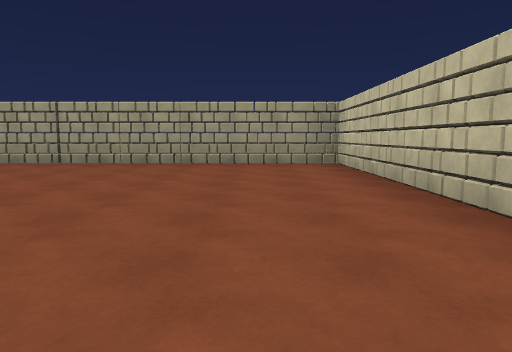
[1] (above)

20 first-person views from a walk through a 3-D level made in the Unity game engine. The camera is 1.2 m above the floor, tilts 6° down and sees 70° across. The floor is counted in squares, 2.57 m on a side. Each view is taken from the middle of a square. On the plan, view 1 faces up. The plan holds only what a view shows up to about 9 squares ahead; the rest is blank. The place goes on beyond the plan. The player character is not drawn.

[2]
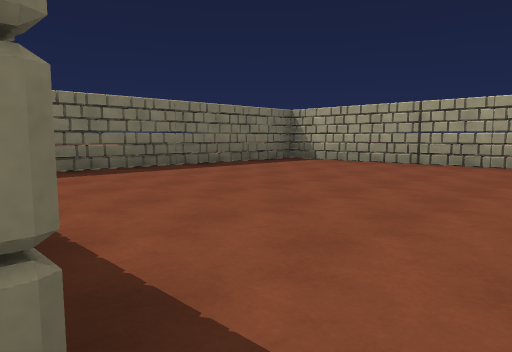

[3]
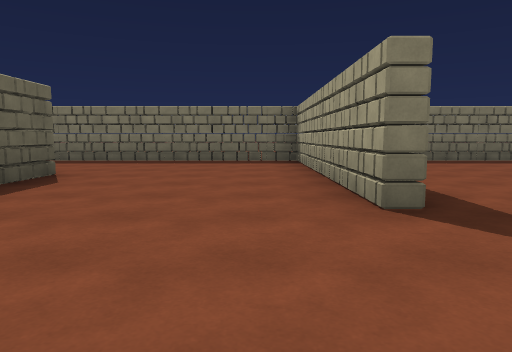

[4]
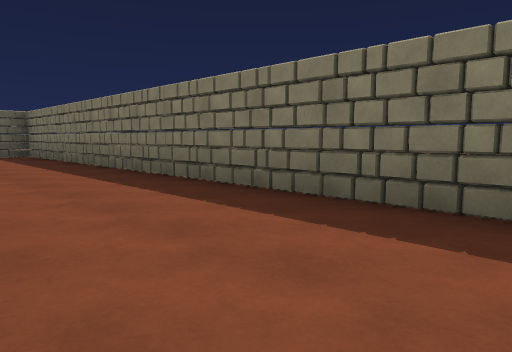

[5]
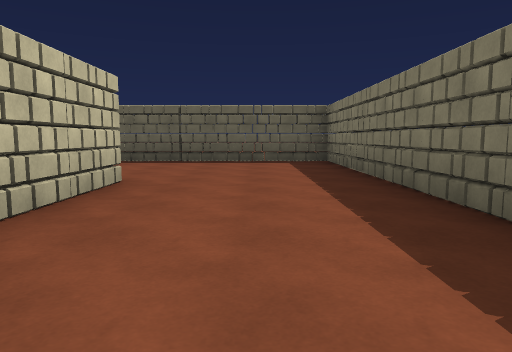

[6]
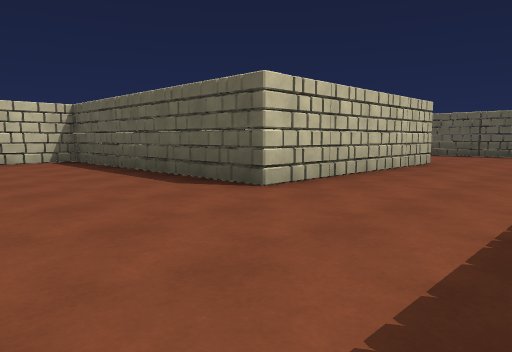

[7]
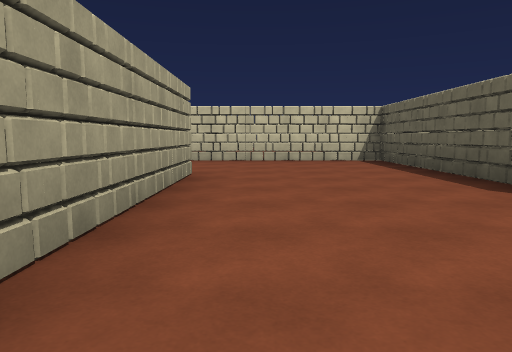

[8]
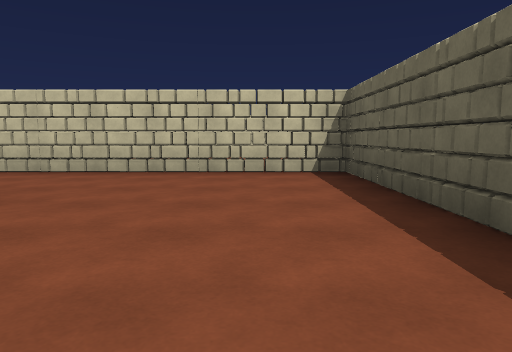

[9]
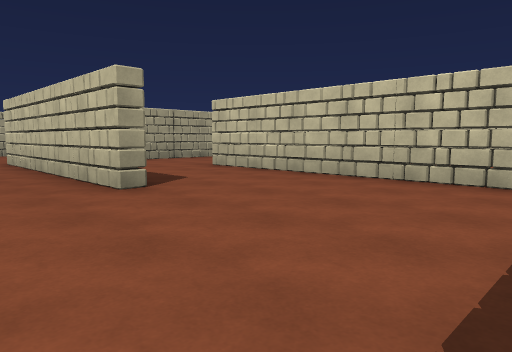

[10]
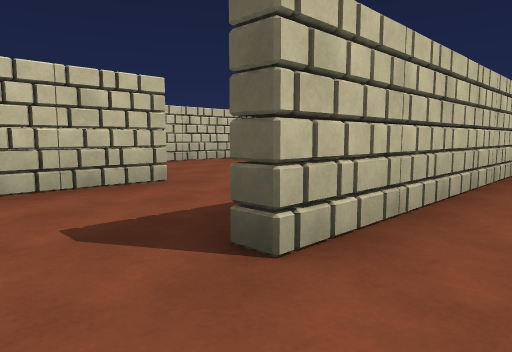

[11]
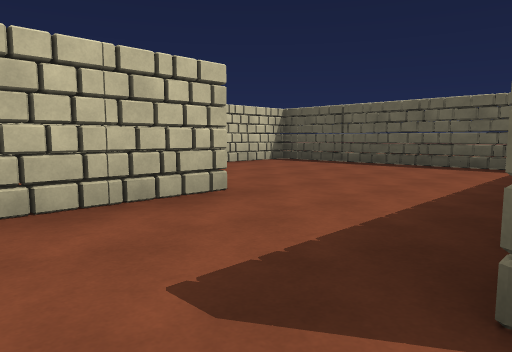

[12]
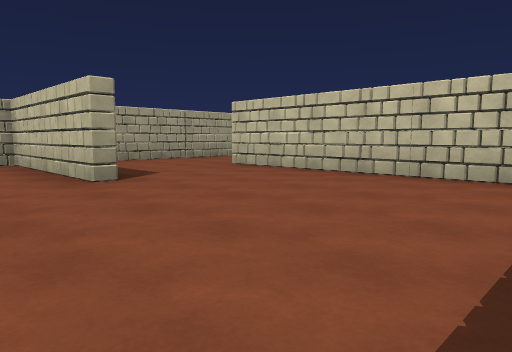

[13]
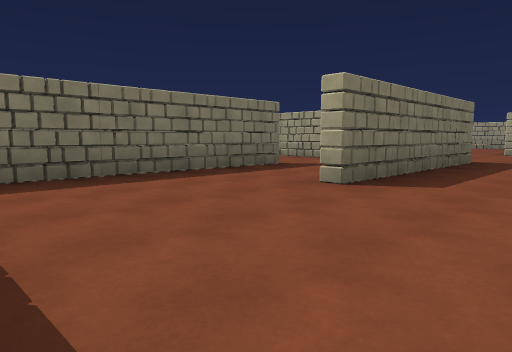

[14]
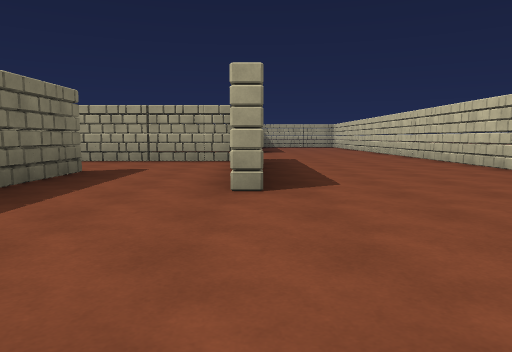

[15]
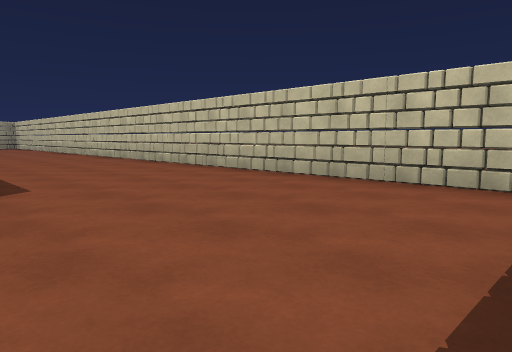

[16]
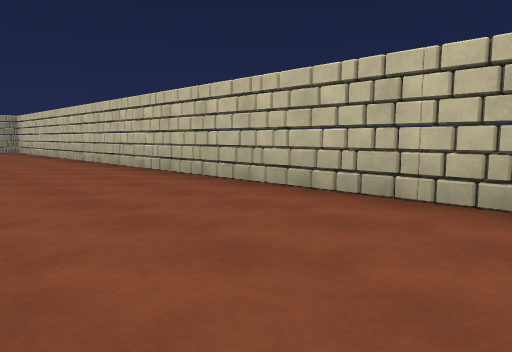

[17]
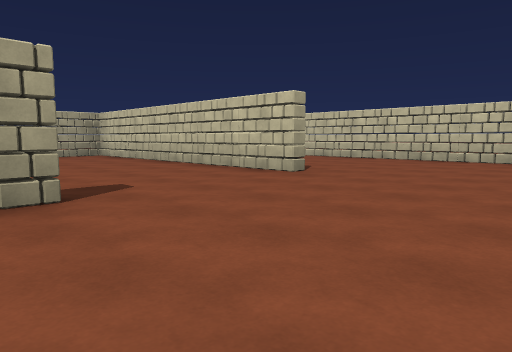

[18]
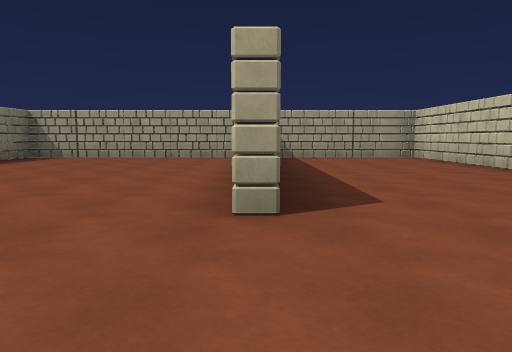

[19]
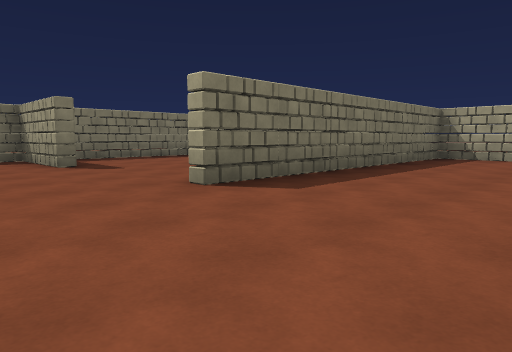

[20]
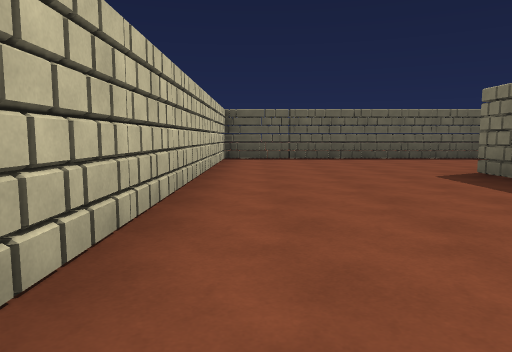

### Floor plan
Key: @ floor where view 1 was taken; # wall or solid block; . floor.
Columns run from 7 left of view 1 to 11 right of it. Each row starts with its distance up from view 1.
  7 ###################
  6 #........#....#...#
  5 #........#....#...#
  4 #........#....#...#
  3 #........#....#...#
  2 #........#....#...#
  1 #........#....#...#
  0 ######.@.##.......#
 -1 #........#........#
 -2 #........#........#
 -3 #........#........#
 -4 #...###########...#
 -5 #...#....#....#...#
 -6 #...#....#....#...#
 -7 #...#.#..#..#.#...#
 -8 #.....#.....#.....#
 -9 #.....#.....#.....#
-10 #.....#.....#.....#
-11 #.....#.....#.....#
-12  ##### ##### ## ##

Where each view was taken, in squares from view 1:
view 1: 0 up, 0 right, facing up
view 2: 0 up, 1 left, facing up-left
view 3: 1 down, 1 right, facing left
view 4: 1 down, 4 left, facing down-left
view 5: 4 down, 5 left, facing down
view 6: 1 down, 6 left, facing down-right
view 7: 1 down, 6 left, facing right
view 8: 10 down, 6 left, facing right
view 9: 11 down, 5 left, facing up-right
view 10: 5 down, 2 left, facing down-right
view 11: 5 down, 1 left, facing down-right
view 12: 11 down, 0 right, facing up-right
view 13: 11 down, 9 right, facing up-left
view 14: 11 down, 7 right, facing up
view 15: 11 down, 7 right, facing up-right
view 16: 6 down, 8 right, facing up-right
view 17: 3 down, 3 right, facing up-right
view 18: 2 down, 7 right, facing up
view 19: 2 down, 10 right, facing up-left
view 20: 3 down, 10 right, facing down
